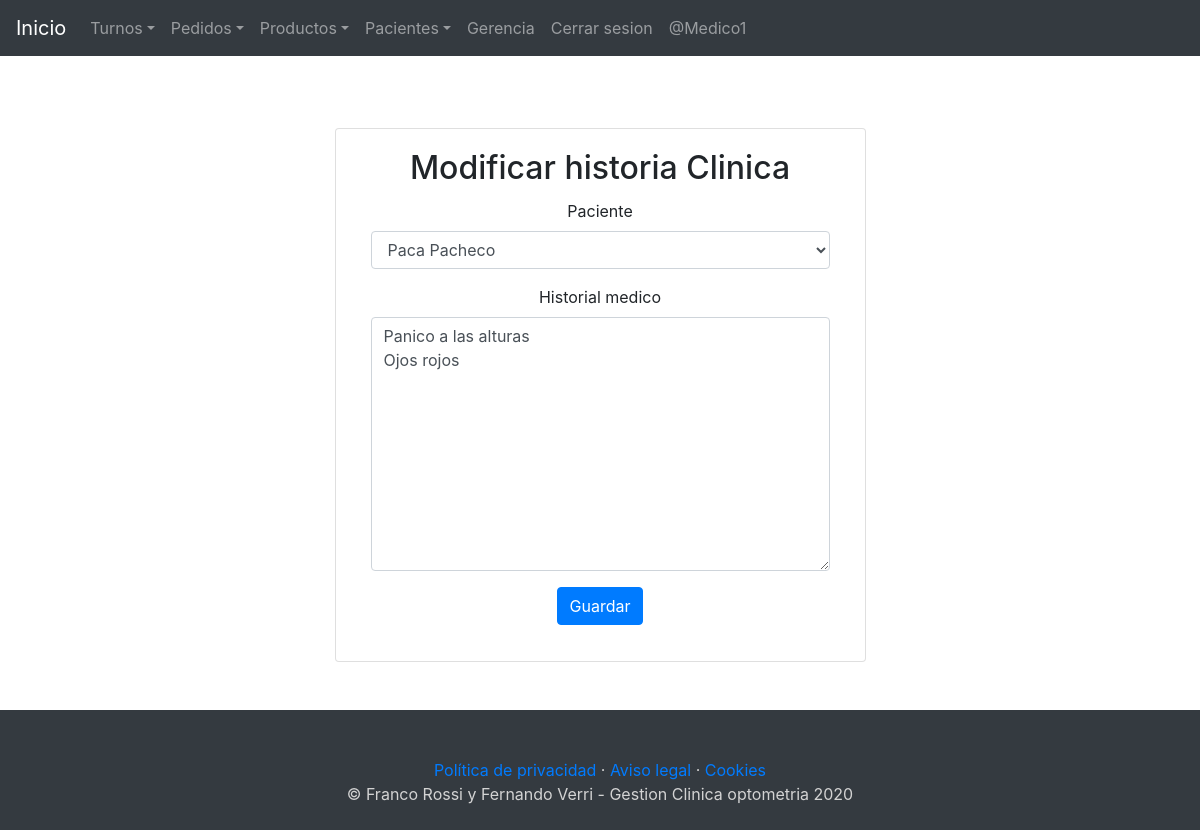
/modificar_historia/6/ (signed in), run on the app's committed database.
### clinicaApp/models.py (models this page shows)
class Historial_medico(models.Model):
    paciente=models.ForeignKey(Paciente, on_delete=CASCADE, related_name='paciente', null=True,blank=True)
    historial_medico=models.TextField(null=True,blank=True)
    class Meta:
        verbose_name='historial_medico'
        verbose_name_plural='historiales_medicos'

### clinicaApp/views.py (the view, shortened to what this page needs)
# urls.py: path('modificar_historia/<int:paciente_id>/', views.modificar_historia, name='modificar_historia'),
@permission_required('clinicaApp.change_historial_medico')
def modificar_historia(request,paciente_id):
    paciente_h=get_object_or_404(Historial_medico,id=paciente_id)
    context={
        'form':Historial_medico_form(instance=paciente_h)
    }
    return render(request,'clinicaApp/modificar_historia.html',context)

### clinicaApp/forms.py
class Historial_medico_form(forms.ModelForm):
    class Meta:
        model=Historial_medico
        fields='__all__'

### clinicaApp/models.py (called while the page is built)
    def __str__(self):
        return f'{self.nombre} {self.apellido}'

### clinicaApp/templates/clinicaApp/modificar_historia.html (shortened to what this page needs)
{% extends 'clinicaApp/base.html' %} {% load static %}
{% block contenido %}
{% load crispy_forms_tags %}
<div class="card text-center col-12 col-md-6 offset-md-3">
    <div class="card-body">
        <h2 class="card-title">Modificar historia Clinica</h2>
        <form action="" method="post">{% csrf_token %}
            {{ form |crispy }}
            <button class="btn btn-primary" type="submit">Guardar</button>
        </form>
    </div>
</div>
{% endblock %}

### clinicaApp/templates/clinicaApp/base.html (shortened to what this page needs)
{% load static %}
<!doctype html>
<html lang="es-ar">
<head>
    <link href="{% static 'css/bootstrap.min.css' %}" rel="stylesheet">
    <link href="{% static 'css/starter-template.css' %}" rel="stylesheet">
</head>
<body>
    <nav class="navbar navbar-expand-md navbar-dark bg-dark fixed-top">
        <a class="navbar-brand" href="{% url 'index' %}">Inicio</a>
        <div class="collapse navbar-collapse" id="navbarsExampleDefault">
            <ul class="navbar-nav mr-auto">
                {% if perms.clinicaApp.view_turno %}
                <li class="nav-item dropdown">
                    <a class="nav-link dropdown-toggle" data-toggle="dropdown" href="#" role="button"
                        aria-haspopup="true" aria-expanded="false">Turnos</a>
                </li>
                {% endif %}
                <li class="nav-item dropdown">
                    <a class="nav-link dropdown-toggle" data-toggle="dropdown" href="#" role="button"
                        aria-haspopup="true" aria-expanded="false">Pedidos</a>
                </li>
                <li class="nav-item dropdown">
                    <a class="nav-link dropdown-toggle" data-toggle="dropdown" href="#" role="button"
                        aria-haspopup="true" aria-expanded="false">Productos</a>
                </li>
                <li class="nav-item dropdown">
                    <a class="nav-link dropdown-toggle" data-toggle="dropdown" href="#" role="button"
                        aria-haspopup="true" aria-expanded="false">Pacientes</a>
                </li>
                <li class="nav-item dropdown">
                    <a class="nav-link dropdown" href="{% url 'gerencia'%}" role="button" aria-haspopup="true"
                        aria-expanded="false">Gerencia</a>
                </li>
                {% if user.is_authenticated %}
                <li class="nav-item dropdown">
                    <a class="nav-link dropdown" href="{% url 'logout'%}" role="button" aria-haspopup="true"
                        aria-expanded="false">Cerrar sesion</a>
                </li>
                <li class="nav-item dropdown">
                    <a class="nav-link dropdown" role="button" aria-haspopup="true"
                        aria-expanded="false">@{{ user.username }}</a>
                </li>
                {% else %}
                <li class="nav-item dropdown">
                    <a class="nav-link dropdown" href="{% url 'login'%}" role="button" aria-haspopup="true"
                        aria-expanded="false">Iniciar sesion</a>
                </li>
                {% endif %}
            </ul>
        </div>
    </nav>
    <main role="main" class="container">
        <div class="starter-template">
            {% block contenido %}
            {% endblock %}
        </div>
    </main>
    <footer class="bg-dark p-4" style="padding-top: 80%;" >
        <div class="text-center">
        <br>
        <div class="container">
			<p class="m-0 mbt">
				<a href="sample.html" class="link">Política de privacidad</a> ·
				<a href="sample.html" class="link">Aviso legal</a> ·
				<a href="sample.html" class="link">Cookies</a>
			</p>
			<p class="m-0 mbt1">&copy; Franco Rossi y Fernando Verri - Gestion Clinica optometria 2020</p>
		</div>
        </div>
    </footer>
</body>
</html>

### clinicaApp/static/css/starter-template.css (style rules this page uses)
body { padding-top: 5rem; background: url('../img/optica.jpg'); background-position: center; background-repeat: no-repeat; background-size: cover; }
.starter-template { padding: 3rem 1.5rem; text-align: center; }
footer { align-content: center; text-align: center; color: lightgray; }

### clinicaApp/templates/clinicaApp/base.html (style rules this page uses)
body { padding-top: 5rem; }
.starter-template { padding: 3rem 1.5rem; text-align: center; }

### data on the page
Historial_medico: paciente "Paca Pacheco", historial_medico "Panico a las alturas Ojos rojos"

### other printed values
{{ user.username }} "Medico1"
